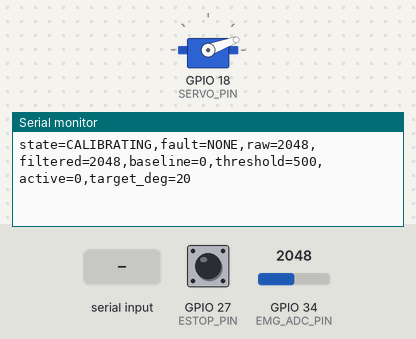
The program below on a simulated ESP32. Parts: servo, the last lines printed to the serial monitor. The inputs (shaded band) are chosen by the test bench; at power-on: GPIO 27 (ESTOP_PIN) HIGH, GPIO 34 (EMG_ADC_PIN) = 2048 (analog values on the 0–4095 scale).

Above: at 1.2 s.
1.3 s: GPIO 27 (ESTOP_PIN) pulled LOW for 0.15 s
At 1.68 s:
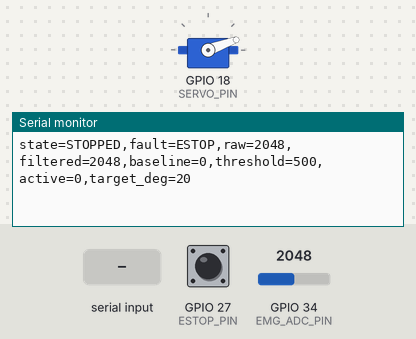
3.5 s: "STOP\n" received over Serial
At 3.68 s:
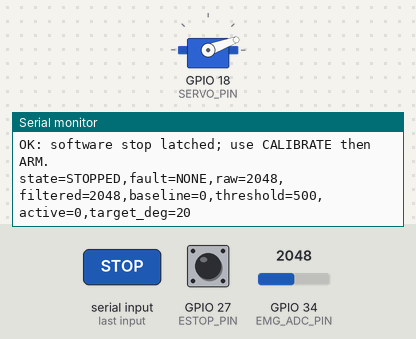
5.0 s: "ARM\n" received over Serial
6.5 s: "CALIBRATE\n" received over Serial
At 8.43 s:
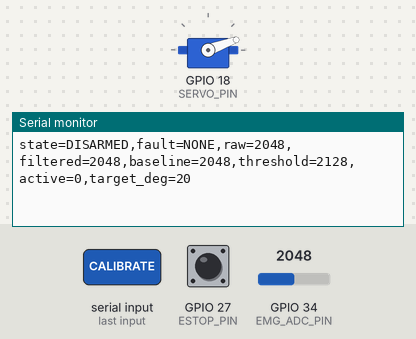

The program:

main.cpp
```cpp
#include <Arduino.h>
#include <ESP32Servo.h>
#include "config.h"
#include "types.h"
#include "signal_processor.h"
#include "safety_controller.h"

namespace {
SignalProcessor signalProcessor(Config::FILTER_DIVISOR);
SafetyController safety;
Servo handServo;
uint32_t lastSampleMs = 0;
uint32_t lastTelemetryMs = 0;
uint32_t lastServoStepMs = 0;
int currentServoPosition = Config::SERVO_OPEN_DEG;
bool servoAttached = false;
String commandBuffer;

bool estopActive() {
  // Active-low input. Configure an external pull-up appropriate to the circuit.
  return digitalRead(Config::ESTOP_PIN) == LOW;
}

int clampServoPosition(int requested) {
  if (requested < Config::SERVO_MIN_SAFE_DEG) return Config::SERVO_MIN_SAFE_DEG;
  if (requested > Config::SERVO_MAX_SAFE_DEG) return Config::SERVO_MAX_SAFE_DEG;
  return requested;
}

void applyServoTarget(uint32_t nowMs) {
  const int target = clampServoPosition(safety.targetPosition());
  if (!servoAttached) return;
  if (static_cast<uint32_t>(nowMs - lastServoStepMs) < Config::SERVO_STEP_PERIOD_MS) return;
  lastServoStepMs = nowMs;
  if (currentServoPosition < target) ++currentServoPosition;
  else if (currentServoPosition > target) --currentServoPosition;
  handServo.write(currentServoPosition);
}

void printStatus() {
  const auto& s = safety.lastSample();
  Serial.print("state="); Serial.print(stateName(safety.state()));
  Serial.print(",fault="); Serial.print(faultName(safety.fault()));
  Serial.print(",raw="); Serial.print(s.raw);
  Serial.print(",filtered="); Serial.print(s.filtered);
  Serial.print(",baseline="); Serial.print(safety.baseline());
  Serial.print(",threshold="); Serial.print(safety.activationThreshold());
  Serial.print(",active="); Serial.print(safety.activation() ? 1 : 0);
  Serial.print(",target_deg="); Serial.println(safety.targetPosition());
}

void printHelp() {
  Serial.println("Commands: HELP STATUS STOP ARM CALIBRATE OPEN CLOSE");
}

void handleCommand(String cmd, uint32_t nowMs) {
  cmd.trim();
  cmd.toUpperCase();
  if (cmd == "HELP") printHelp();
  else if (cmd == "STATUS") printStatus();
  else if (cmd == "STOP") {
    safety.requestStop(FaultCode::None);
    Serial.println("OK: software stop latched; use CALIBRATE then ARM.");
  } else if (cmd == "ARM") {
    Serial.println(safety.requestArm() ? "OK: armed" : "DENIED: not calibrated, invalid sensor, or fault active");
  } else if (cmd == "CALIBRATE") {
    safety.requestCalibration(nowMs);
    Serial.println("Calibration request processed. Keep muscle relaxed.");
  } else if (cmd == "OPEN") {
    Serial.println(safety.requestManualPosition(false) ? "OK: open requested" : "DENIED: system not armed");
  } else if (cmd == "CLOSE") {
    Serial.println(safety.requestManualPosition(true) ? "OK: close requested" : "DENIED: system not armed");
  } else if (cmd.length() > 0) {
    Serial.println("ERR: unknown command; send HELP");
  }
}

void readSerialCommands(uint32_t nowMs) {
  while (Serial.available() > 0) {
    const char c = static_cast<char>(Serial.read());
    if (c == '\n' || c == '\r') {
      if (commandBuffer.length() > 0) {
        handleCommand(commandBuffer, nowMs);
        commandBuffer = "";
      }
    } else if (commandBuffer.length() < 48) {
      commandBuffer += c;
    } else {
      commandBuffer = "";
      Serial.println("ERR: command too long; discarded");
    }
  }
}
} // namespace

void setup() {
  Serial.begin(Config::SERIAL_BAUD);
  pinMode(Config::EMG_ADC_PIN, INPUT);
  pinMode(Config::ESTOP_PIN, INPUT_PULLUP);

  analogReadResolution(12);
  analogSetPinAttenuation(Config::EMG_ADC_PIN, ADC_11db);

  handServo.setPeriodHertz(50);
  handServo.attach(Config::SERVO_PIN);
  servoAttached = handServo.attached();
  currentServoPosition = clampServoPosition(Config::SERVO_OPEN_DEG);
  if (servoAttached) handServo.write(currentServoPosition);

  safety.begin(millis());
  Serial.println();
  Serial.println("NeuroFlex firmware starting");
  Serial.println("IMPORTANT: research prototype; verify hardware profile before use.");
  Serial.printf("EMG ADC pin=%d, E-stop pin=%d, servo pin=%d\n",
                Config::EMG_ADC_PIN, Config::ESTOP_PIN, Config::SERVO_PIN);
  printHelp();
}

void loop() {
  const uint32_t nowMs = millis();
  readSerialCommands(nowMs);

  // Sampling uses elapsed-time scheduling; no long delay blocks command processing.
  if (static_cast<uint32_t>(nowMs - lastSampleMs) >= Config::SAMPLE_PERIOD_MS) {
    lastSampleMs = nowMs;
    const uint16_t raw = static_cast<uint16_t>(analogRead(Config::EMG_ADC_PIN));
    SensorSample sample = signalProcessor.update(raw, nowMs);
    // Reject invalid/saturated samples before they can activate the hand.
    sample.valid = raw > Config::ADC_RAIL_LOW && raw < Config::ADC_RAIL_HIGH && raw <= Config::ADC_VALID_MAX;
    safety.sample(sample, estopActive(), nowMs);
  }

  // E-stop is checked continuously, not only when a new sample is processed.
  if (estopActive()) safety.requestStop(FaultCode::EmergencyStop);

  applyServoTarget(nowMs);

  if (static_cast<uint32_t>(nowMs - lastTelemetryMs) >= Config::TELEMETRY_PERIOD_MS) {
    lastTelemetryMs = nowMs;
    printStatus();
  }
}
```

activation_detector.h
```cpp
#pragma once
#include <stdint.h>

class ActivationDetector {
 public:
  ActivationDetector(uint16_t activationThreshold, uint16_t releaseThreshold);
  bool update(uint16_t signal);
  void setThresholds(uint16_t activationThreshold, uint16_t releaseThreshold);
  void reset();
  bool active() const { return active_; }
  uint16_t activationThreshold() const { return activationThreshold_; }
  uint16_t releaseThreshold() const { return releaseThreshold_; }

 private:
  uint16_t activationThreshold_;
  uint16_t releaseThreshold_;
  bool active_;
};
```

calibrator.h
```cpp
#pragma once
#include <stdint.h>

enum class CalibrationStatus : uint8_t { Idle, Collecting, Complete, Failed };

class BaselineCalibrator {
 public:
  BaselineCalibrator(uint16_t requiredSamples, uint32_t timeoutMs, uint16_t minMargin);
  void start(uint32_t nowMs);
  CalibrationStatus update(uint16_t sample, uint32_t nowMs);
  CalibrationStatus status() const { return status_; }
  uint16_t baseline() const { return baseline_; }
  uint16_t activationThreshold() const { return activationThreshold_; }
  uint16_t releaseThreshold() const { return releaseThreshold_; }

 private:
  uint16_t requiredSamples_;
  uint32_t timeoutMs_;
  uint16_t minMargin_;
  uint32_t startMs_;
  uint32_t sum_;
  uint16_t count_;
  uint16_t baseline_;
  uint16_t activationThreshold_;
  uint16_t releaseThreshold_;
  CalibrationStatus status_;
};
```

safety_controller.h
```cpp
#pragma once
#include <stdint.h>
#include "types.h"
#include "activation_detector.h"
#include "calibrator.h"

class SafetyController {
 public:
  SafetyController();
  void begin(uint32_t nowMs);
  void sample(const SensorSample& sample, bool estopActive, uint32_t nowMs);
  bool requestArm();
  void requestStop(FaultCode reason = FaultCode::None);
  void requestCalibration(uint32_t nowMs);
  bool requestManualPosition(bool close);
  SystemState state() const { return state_; }
  FaultCode fault() const { return fault_; }
  bool activation() const { return detector_.active(); }
  int targetPosition() const { return targetPosition_; }
  uint16_t baseline() const { return calibrator_.baseline(); }
  uint16_t activationThreshold() const { return detector_.activationThreshold(); }
  uint16_t releaseThreshold() const { return detector_.releaseThreshold(); }
  const SensorSample& lastSample() const { return lastSample_; }

 private:
  void enterStopped(FaultCode reason);
  SystemState state_;
  FaultCode fault_;
  BaselineCalibrator calibrator_;
  ActivationDetector detector_;
  SensorSample lastSample_;
  uint32_t lastValidSampleMs_;
  int targetPosition_;
  bool haveValidSample_;
};
```

signal_processor.h
```cpp
#pragma once
#include <stdint.h>
#include "types.h"

class SignalProcessor {
 public:
  explicit SignalProcessor(uint16_t filterDivisor);
  SensorSample update(uint16_t raw, uint32_t nowMs);
  void reset();
  uint16_t filtered() const { return filtered_; }

 private:
  uint16_t filterDivisor_;
  uint32_t accumulator_;
  uint16_t filtered_;
  bool initialized_;
};
```

types.h
```cpp
#pragma once
#include <stdint.h>

enum class SystemState : uint8_t {
  Boot,
  Calibrating,
  Disarmed,
  Armed,
  Stopped,
  Fault
};

enum class FaultCode : uint8_t {
  None,
  EmergencyStop,
  CalibrationTimeout,
  SensorRail,
  SensorStale,
  InvalidConfiguration
};

struct SensorSample {
  uint16_t raw = 0;
  uint16_t filtered = 0;
  uint32_t timestampMs = 0;
  bool valid = false;
};

inline const char* stateName(SystemState state) {
  switch (state) {
    case SystemState::Boot: return "BOOT";
    case SystemState::Calibrating: return "CALIBRATING";
    case SystemState::Disarmed: return "DISARMED";
    case SystemState::Armed: return "ARMED";
    case SystemState::Stopped: return "STOPPED";
    case SystemState::Fault: return "FAULT";
    default: return "UNKNOWN";
  }
}

inline const char* faultName(FaultCode fault) {
  switch (fault) {
    case FaultCode::None: return "NONE";
    case FaultCode::EmergencyStop: return "ESTOP";
    case FaultCode::CalibrationTimeout: return "CAL_TIMEOUT";
    case FaultCode::SensorRail: return "SENSOR_RAIL";
    case FaultCode::SensorStale: return "SENSOR_STALE";
    case FaultCode::InvalidConfiguration: return "INVALID_CONFIG";
    default: return "UNKNOWN";
  }
}
```

activation_detector.cpp
```cpp
#include "activation_detector.h"

ActivationDetector::ActivationDetector(uint16_t activationThreshold, uint16_t releaseThreshold)
    : activationThreshold_(activationThreshold),
      releaseThreshold_(releaseThreshold),
      active_(false) {
  if (releaseThreshold_ >= activationThreshold_) {
    releaseThreshold_ = activationThreshold_ > 0 ? activationThreshold_ - 1 : 0;
  }
}

bool ActivationDetector::update(uint16_t signal) {
  if (!active_ && signal >= activationThreshold_) active_ = true;
  else if (active_ && signal <= releaseThreshold_) active_ = false;
  return active_;
}

void ActivationDetector::setThresholds(uint16_t activationThreshold, uint16_t releaseThreshold) {
  activationThreshold_ = activationThreshold;
  releaseThreshold_ = releaseThreshold < activationThreshold
                          ? releaseThreshold
                          : (activationThreshold > 0 ? activationThreshold - 1 : 0);
  active_ = false;
}

void ActivationDetector::reset() { active_ = false; }
```

calibrator.cpp
```cpp
#include "calibrator.h"

BaselineCalibrator::BaselineCalibrator(uint16_t requiredSamples, uint32_t timeoutMs, uint16_t minMargin)
    : requiredSamples_(requiredSamples == 0 ? 1 : requiredSamples),
      timeoutMs_(timeoutMs), minMargin_(minMargin), startMs_(0), sum_(0), count_(0),
      baseline_(0), activationThreshold_(0), releaseThreshold_(0),
      status_(CalibrationStatus::Idle) {}

void BaselineCalibrator::start(uint32_t nowMs) {
  startMs_ = nowMs;
  sum_ = 0;
  count_ = 0;
  baseline_ = 0;
  activationThreshold_ = 0;
  releaseThreshold_ = 0;
  status_ = CalibrationStatus::Collecting;
}

CalibrationStatus BaselineCalibrator::update(uint16_t sample, uint32_t nowMs) {
  if (status_ != CalibrationStatus::Collecting) return status_;
  if (static_cast<uint32_t>(nowMs - startMs_) > timeoutMs_) {
    status_ = CalibrationStatus::Failed;
    return status_;
  }
  sum_ += sample;
  if (count_ < 65535) ++count_;
  if (count_ >= requiredSamples_) {
    baseline_ = static_cast<uint16_t>(sum_ / count_);
    const uint32_t activation = static_cast<uint32_t>(baseline_) + minMargin_;
    activationThreshold_ = static_cast<uint16_t>(activation > 4095 ? 4095 : activation);
    const uint16_t hysteresis = minMargin_ / 2;
    releaseThreshold_ = baseline_ + hysteresis < activationThreshold_
                            ? static_cast<uint16_t>(baseline_ + hysteresis)
                            : static_cast<uint16_t>(activationThreshold_ > 0 ? activationThreshold_ - 1 : 0);
    status_ = CalibrationStatus::Complete;
  }
  return status_;
}
```

safety_controller.cpp
```cpp
#include "safety_controller.h"
#include "config.h"

SafetyController::SafetyController()
    : state_(SystemState::Boot), fault_(FaultCode::None),
      calibrator_(Config::CALIBRATION_SAMPLES, Config::CALIBRATION_TIMEOUT_MS, Config::MIN_ACTIVATION_MARGIN),
      detector_(500, 465), lastSample_(), lastValidSampleMs_(0),
      targetPosition_(Config::SERVO_OPEN_DEG), haveValidSample_(false) {}

void SafetyController::begin(uint32_t nowMs) {
  state_ = SystemState::Calibrating;
  fault_ = FaultCode::None;
  targetPosition_ = Config::SERVO_OPEN_DEG;
  calibrator_.start(nowMs);
  detector_.reset();
}

void SafetyController::enterStopped(FaultCode reason) {
  state_ = SystemState::Stopped;
  fault_ = reason;
  targetPosition_ = Config::SERVO_OPEN_DEG;
  detector_.reset();
}

void SafetyController::sample(const SensorSample& sample, bool estopActive, uint32_t nowMs) {
  lastSample_ = sample;
  if (sample.valid) {
    haveValidSample_ = true;
    lastValidSampleMs_ = sample.timestampMs;
  }

  if (estopActive) {
    enterStopped(FaultCode::EmergencyStop);
    return;
  }

  if (!sample.valid) return;

  if (sample.raw <= Config::ADC_RAIL_LOW || sample.raw >= Config::ADC_RAIL_HIGH) {
    enterStopped(FaultCode::SensorRail);
    return;
  }

  if (state_ == SystemState::Calibrating) {
    const auto status = calibrator_.update(sample.filtered, nowMs);
    if (status == CalibrationStatus::Complete) {
      detector_.setThresholds(calibrator_.activationThreshold(), calibrator_.releaseThreshold());
      state_ = SystemState::Disarmed;
    } else if (status == CalibrationStatus::Failed) {
      state_ = SystemState::Fault;
      fault_ = FaultCode::CalibrationTimeout;
    }
    return;
  }

  if (state_ == SystemState::Armed) {
    if (static_cast<uint32_t>(nowMs - lastValidSampleMs_) > Config::SENSOR_STALE_TIMEOUT_MS) {
      enterStopped(FaultCode::SensorStale);
      return;
    }
    const bool active = detector_.update(sample.filtered);
    targetPosition_ = active ? Config::SERVO_CLOSE_DEG : Config::SERVO_OPEN_DEG;
  }
}

bool SafetyController::requestArm() {
  if (state_ != SystemState::Disarmed || fault_ != FaultCode::None || !haveValidSample_) return false;
  state_ = SystemState::Armed;
  return true;
}

void SafetyController::requestStop(FaultCode reason) {
  enterStopped(reason);
}

void SafetyController::requestCalibration(uint32_t nowMs) {
  if (state_ == SystemState::Stopped || state_ == SystemState::Fault) {
    fault_ = FaultCode::None;
    state_ = SystemState::Calibrating;
    targetPosition_ = Config::SERVO_OPEN_DEG;
    calibrator_.start(nowMs);
    detector_.reset();
  }
}

bool SafetyController::requestManualPosition(bool close) {
  if (state_ != SystemState::Armed) return false;
  targetPosition_ = close ? Config::SERVO_CLOSE_DEG : Config::SERVO_OPEN_DEG;
  return true;
}
```

signal_processor.cpp
```cpp
#include "signal_processor.h"

SignalProcessor::SignalProcessor(uint16_t filterDivisor)
    : filterDivisor_(filterDivisor == 0 ? 1 : filterDivisor),
      accumulator_(0), filtered_(0), initialized_(false) {}

SensorSample SignalProcessor::update(uint16_t raw, uint32_t nowMs) {
  if (!initialized_) {
    filtered_ = raw;
    accumulator_ = raw;
    initialized_ = true;
  } else {
    // Integer IIR low-pass filter: y[n] = y[n-1] + (x[n]-y[n-1])/N.
    const int32_t delta = static_cast<int32_t>(raw) - static_cast<int32_t>(filtered_);
    const int32_t next = static_cast<int32_t>(filtered_) + delta / static_cast<int32_t>(filterDivisor_);
    filtered_ = static_cast<uint16_t>(next < 0 ? 0 : next);
    accumulator_ = filtered_;
  }

  SensorSample sample;
  sample.raw = raw;
  sample.filtered = filtered_;
  sample.timestampMs = nowMs;
  sample.valid = true;
  return sample;
}

void SignalProcessor::reset() {
  accumulator_ = 0;
  filtered_ = 0;
  initialized_ = false;
}
```

config.h
```cpp
#pragma once
#include <Arduino.h>

// IMPORTANT: example values only. Confirm pin availability for your ESP32 variant.
namespace Config {
constexpr uint32_t SERIAL_BAUD = 115200;

// Sensor profile: conditioned analog envelope output.
// Ensure EMG output never exceeds the ESP32 ADC input range.
constexpr int EMG_ADC_PIN = 34;       // input-only on classic ESP32; may differ on other boards
constexpr int ESTOP_PIN = 27;         // active LOW, external pull-up / circuit required
constexpr int SERVO_PIN = 18;

// ADC assumptions are for classic ESP32 Arduino core; verify your board/core version.
constexpr uint16_t ADC_MAX_COUNTS = 4095;
constexpr uint16_t ADC_VALID_MAX = 4000;
constexpr uint16_t ADC_RAIL_LOW = 5;
constexpr uint16_t ADC_RAIL_HIGH = 4090;

// Sample and filtering settings
constexpr uint32_t SAMPLE_PERIOD_MS = 10;
constexpr uint32_t TELEMETRY_PERIOD_MS = 250;
constexpr uint32_t SENSOR_STALE_TIMEOUT_MS = 500;
constexpr uint16_t FILTER_DIVISOR = 4; // IIR alpha = 1 / FILTER_DIVISOR

// Calibration / activation thresholds. Tune from real baseline/contraction data.
constexpr uint16_t CALIBRATION_SAMPLES = 150;
constexpr uint32_t CALIBRATION_TIMEOUT_MS = 10000;
constexpr uint16_t MIN_ACTIVATION_MARGIN = 80;
constexpr uint16_t RELEASE_HYSTERESIS = 35;

// Servo positions and rate limit; calibrate to the printed mechanism's safe travel.
constexpr int SERVO_OPEN_DEG = 20;
constexpr int SERVO_CLOSE_DEG = 85;
constexpr int SERVO_MIN_SAFE_DEG = 10;
constexpr int SERVO_MAX_SAFE_DEG = 100;
constexpr uint32_t SERVO_STEP_PERIOD_MS = 20;

// Optional boot behavior. System starts DISARMED after calibration.
constexpr bool REQUIRE_SERIAL_ARM = true;
}
```

Measured:
- after the input at 1.3 s, the serial monitor: prints a new line after 0.20 s (image 1)
- after the input at 3.5 s, the serial monitor: prints a new line at once (image 2)
- after the input at 6.5 s, the serial monitor: prints a new line at once (image 3)
